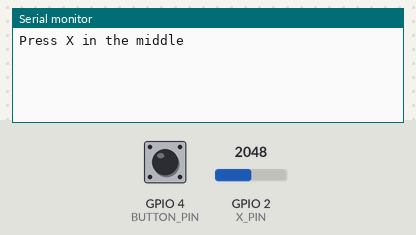
A program run on a simulated ESP32. On the bench: the last lines printed to the serial monitor. The test bench sets the inputs (shaded band); at power-on: GPIO 4 (BUTTON_PIN) HIGH, GPIO 2 (X_PIN) = 2048.

Above: at 5.8 s.
5.9 s: GPIO 4 (BUTTON_PIN) pulled LOW for 0.15 s
At 6.6 s:
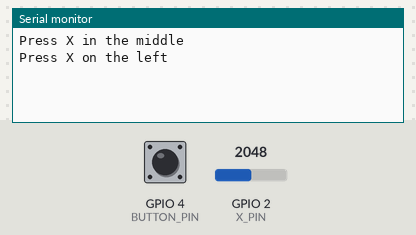
7.8 s: GPIO 4 (BUTTON_PIN) pulled LOW for 1 s
At 9.9 s:
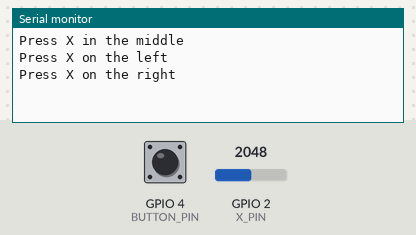
10.5 s: GPIO 4 (BUTTON_PIN) pulled LOW for 0.15 s
At 11.01 s:
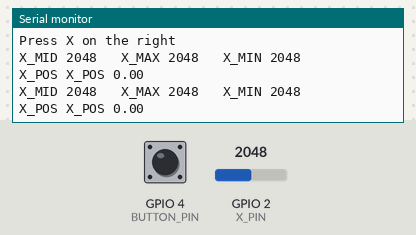
12.4 s: GPIO 2 (X_PIN) set to 2866
At 12.41 s:
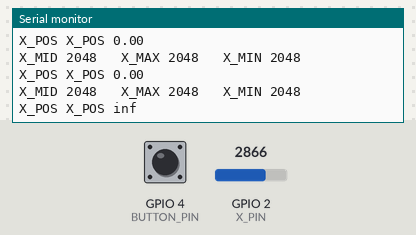

The program:

main.cpp
```cpp
#include <Arduino.h>
#include "cmath"

constexpr int GND_PIN = 8;
constexpr int VCC_PIN = 15;
constexpr int X_PIN = 2;
constexpr int Y_PIN = 0;
constexpr int BUTTON_PIN = 4;

constexpr int DEBOUNCING_TIME = 200;

int X_MID;
int X_MAX;
int X_MIN;


void setup() {

    Serial.begin(115200);

    pinMode(GND_PIN, OUTPUT);
    pinMode(VCC_PIN, OUTPUT);
    pinMode(BUTTON_PIN, INPUT_PULLUP);
    digitalWrite(VCC_PIN,true);
    digitalWrite(GND_PIN,false);

    delay(5000);
    Serial.println("Press X in the middle");

    int push_button = false;

    while( (push_button = !digitalRead(BUTTON_PIN)) == false );delay(DEBOUNCING_TIME); //wait for the press
    X_MID = analogRead(X_PIN);
    while( (push_button = !digitalRead(BUTTON_PIN)) == true );delay(DEBOUNCING_TIME); //wait for release

    Serial.println("Press X on the left");

    push_button = false;

    while( (push_button = !digitalRead(BUTTON_PIN)) == false );delay(DEBOUNCING_TIME); //wait for the press
    X_MIN = analogRead(X_PIN);
    while( (push_button = !digitalRead(BUTTON_PIN)) == true );delay(DEBOUNCING_TIME); //wait for release

    Serial.println("Press X on the right");

    push_button = false;

    while( (push_button = !digitalRead(BUTTON_PIN)) == false );delay(DEBOUNCING_TIME); //wait for the press
    X_MAX = analogRead(X_PIN);
    while( (push_button = !digitalRead(BUTTON_PIN)) == true );delay(DEBOUNCING_TIME); //wait for release


}

void loop() {
// write your code here


    Serial.print("X_MID ");
    Serial.print(X_MID);
    Serial.print("\t X_MAX ");
    Serial.print(X_MAX);
    Serial.print("\t X_MIN ");
    Serial.println(X_MIN);
    Serial.print("X_POS ");


    int x_axis = analogRead(X_PIN);
    float x_pos;
    if (std::abs(x_axis-X_MID) > (X_MAX-X_MIN)/100) { //
        if (x_axis > X_MID){
            x_pos = (x_axis-X_MID)/float(X_MAX-X_MID);
        } else {
            x_pos = -(x_axis-X_MID)/float(X_MIN-X_MID);
        }
    } else {
        x_pos = 0;
    }

    Serial.print("X_POS ");
    Serial.println(x_pos);

    delay(100);
}
```

Measured:
- after the input at 5.9 s, the serial monitor: prints a new line after 0.40 s (image 1)
- after the input at 7.8 s, the serial monitor: prints a new line after 1.2 s (image 2)
- after the input at 10.5 s, the serial monitor: prints a new line after 0.40 s (image 3)
- after the input at 12.4 s, the serial monitor: prints a new line at once (image 4)
